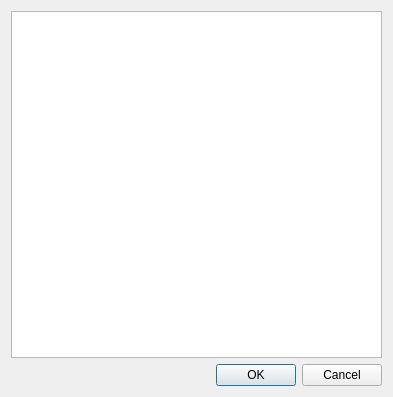
<?xml version="1.0" encoding="UTF-8"?>
<ui version="4.0">
 <class>Dialog</class>
 <widget class="QDialog" name="Dialog">
  <property name="geometry">
   <rect>
    <x>0</x>
    <y>0</y>
    <width>393</width>
    <height>397</height>
   </rect>
  </property>
  <property name="windowTitle">
   <string>Dialog</string>
  </property>
  <layout class="QVBoxLayout" name="verticalLayout">
   <item>
    <widget class="QListView" name="listView"/>
   </item>
   <item>
    <widget class="QDialogButtonBox" name="buttonBox">
     <property name="orientation">
      <enum>Qt::Horizontal</enum>
     </property>
     <property name="standardButtons">
      <set>QDialogButtonBox::Cancel|QDialogButtonBox::Ok</set>
     </property>
    </widget>
   </item>
  </layout>
 </widget>
 <resources/>
 <connections>
  <connection>
   <sender>buttonBox</sender>
   <signal>accepted()</signal>
   <receiver>Dialog</receiver>
   <slot>accept()</slot>
   <hints>
    <hint type="sourcelabel">
     <x>248</x>
     <y>254</y>
    </hint>
    <hint type="destinationlabel">
     <x>157</x>
     <y>274</y>
    </hint>
   </hints>
  </connection>
  <connection>
   <sender>buttonBox</sender>
   <signal>rejected()</signal>
   <receiver>Dialog</receiver>
   <slot>reject()</slot>
   <hints>
    <hint type="sourcelabel">
     <x>316</x>
     <y>260</y>
    </hint>
    <hint type="destinationlabel">
     <x>286</x>
     <y>274</y>
    </hint>
   </hints>
  </connection>
 </connections>
</ui>
